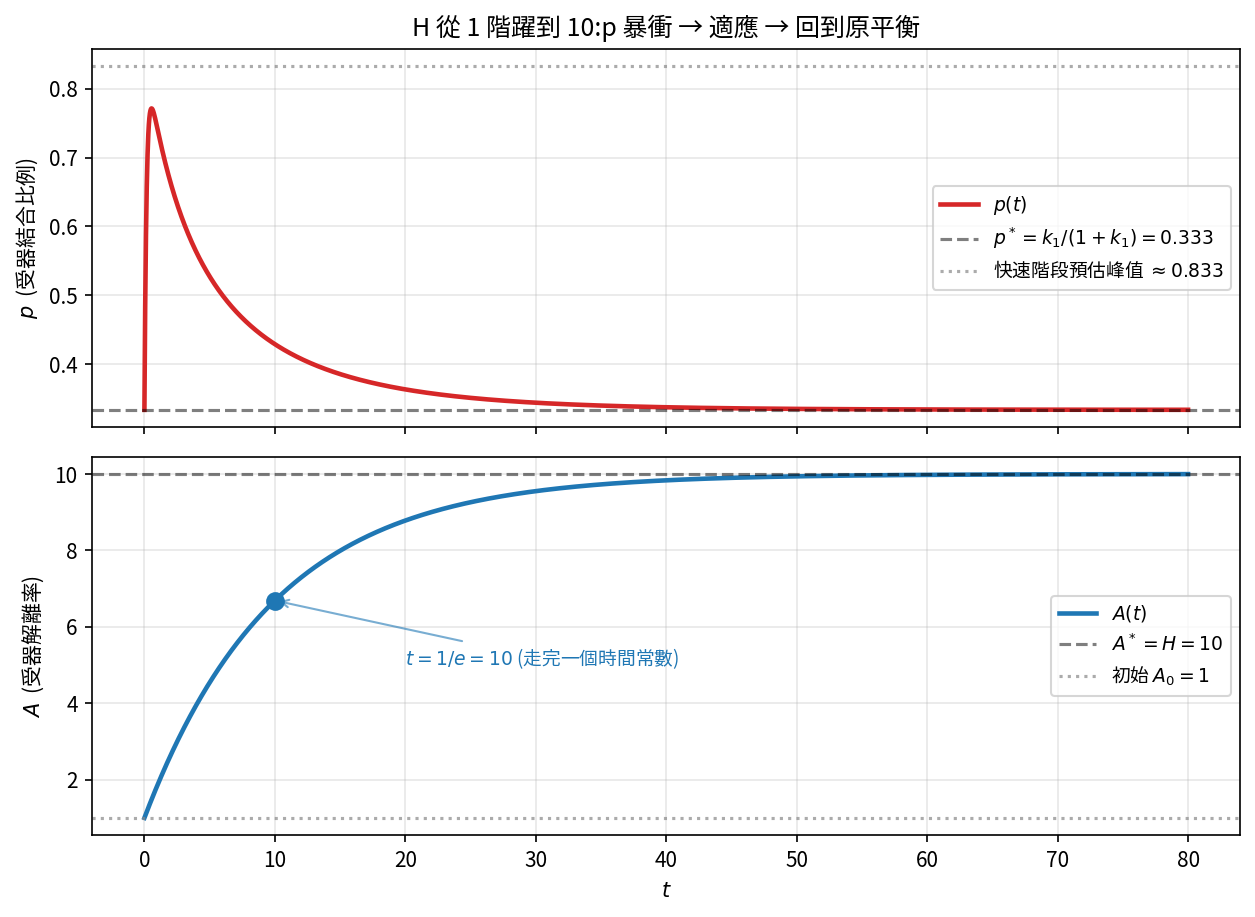

Here is the Python script that generated this plot:
"""Time series of p(t) and A(t) after the hormone step H: 1 → 10.

Model:
    dp/dt = k1 * H * (1 - p)  -  A * p
    dA/dt = e * (H - A)
with k1 = 0.5, e = 0.1.

Initial condition is the equilibrium at H=1:  (p, A) = (1/3, 1).
At t=0 we step H from 1 to 10 and integrate forward.

What the figure shows:
  Two stacked panels:
    Top  — p(t):  sharp spike from 1/3 up to ~5/6, then slow decay back to 1/3.
    Bot  — A(t):  slow first-order tracking of the new H=10 set point.
  We annotate the spike height (k1·H/(k1·H + A_initial)) and the new equilibrium.

Output: fig1_time_series.png next to this file.
"""
from pathlib import Path
import matplotlib.pyplot as plt
import numpy as np
from matplotlib import font_manager
from scipy.integrate import solve_ivp

OUTDIR = Path(__file__).parent
plt.rcParams["axes.unicode_minus"] = False

cjk_candidates = ["Noto Sans CJK TC", "Noto Sans CJK SC", "Noto Sans CJK JP"]
available = {f.name for f in font_manager.fontManager.ttflist}
cjk_font = next((c for c in cjk_candidates if c in available), None)
if cjk_font:
    plt.rcParams["font.family"] = cjk_font


K1 = 0.5
E = 0.1
H_NEW = 10.0
H_OLD = 1.0


def rhs(_t, y):
    p, A = y
    return [K1 * H_NEW * (1 - p) - A * p,
            E * (H_NEW - A)]


# Equilibrium under H_OLD = 1
p0 = 1.0 / 3.0
A0 = H_OLD  # = 1

t_end = 80.0
t_eval = np.linspace(0, t_end, 4000)
sol = solve_ivp(rhs, (0, t_end), [p0, A0], t_eval=t_eval,
                rtol=1e-9, atol=1e-12, max_step=0.05)

p_traj = sol.y[0]
A_traj = sol.y[1]

# Peak height (instantaneous quasi-steady estimate while A ~ A0)
p_peak_estimate = K1 * H_NEW / (K1 * H_NEW + A0)
p_eq_new = K1 / (1 + K1)
A_eq_new = H_NEW

fig, axes = plt.subplots(2, 1, figsize=(8.5, 6.2), sharex=True)

# Panel 1: p(t)
ax = axes[0]
ax.plot(sol.t, p_traj, lw=2.2, color="#d62728", label=r"$p(t)$")
ax.axhline(p_eq_new, ls="--", color="black", alpha=0.5,
           label=fr"$p^* = k_1/(1+k_1) = {p_eq_new:.3f}$")
ax.axhline(p_peak_estimate, ls=":", color="#888", alpha=0.7,
           label=fr"快速階段預估峰值 $\approx {p_peak_estimate:.3f}$")
ax.set_ylabel(r"$p$  (受器結合比例)")
ax.legend(fontsize=9, loc="center right")
ax.grid(True, alpha=0.3)
ax.set_title(r"H 從 1 階躍到 10:p 暴衝 → 適應 → 回到原平衡")

# Panel 2: A(t)
ax = axes[1]
ax.plot(sol.t, A_traj, lw=2.2, color="#1f77b4", label=r"$A(t)$")
ax.axhline(A_eq_new, ls="--", color="black", alpha=0.5,
           label=fr"$A^* = H = {A_eq_new:.0f}$")
ax.axhline(A0, ls=":", color="#888", alpha=0.7,
           label=fr"初始 $A_0 = {A0:.0f}$")

# Mark the e-folding (1/e of remaining gap) at t = 1/e = 10
target_efold = A0 + (A_eq_new - A0) * (1 - np.exp(-1))
ax.plot(1.0 / E, target_efold, "o", ms=8, color="#1f77b4")
ax.annotate(fr"$t = 1/e = {1/E:.0f}$ (走完一個時間常數)",
            xy=(1.0 / E, target_efold), xytext=(20, 5),
            fontsize=9, color="#1f77b4",
            arrowprops=dict(arrowstyle="->", color="#1f77b4", alpha=0.6))

ax.set_ylabel(r"$A$  (受器解離率)")
ax.set_xlabel(r"$t$")
ax.legend(fontsize=9, loc="center right")
ax.grid(True, alpha=0.3)

fig.tight_layout()
fig.savefig(OUTDIR / "fig1_time_series.png", dpi=150, bbox_inches="tight")
print(f"Wrote {OUTDIR / 'fig1_time_series.png'}")
